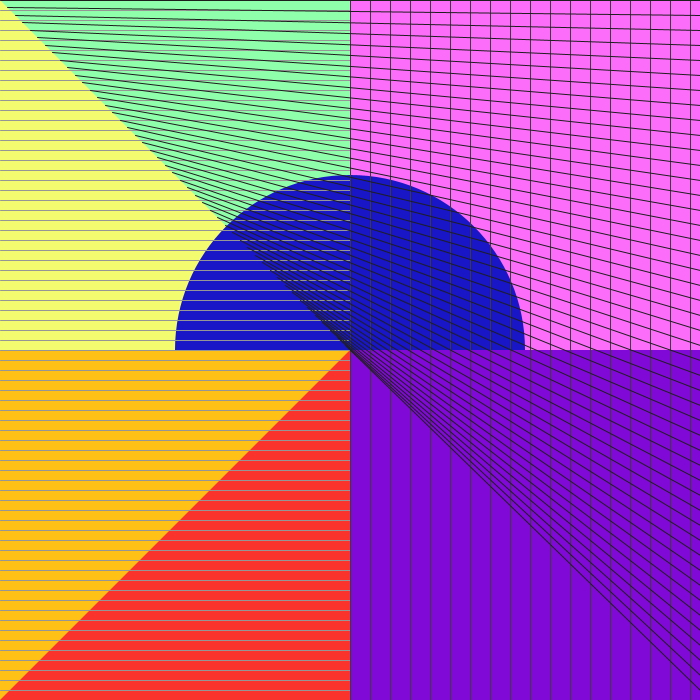
Frame 1 (no input)
Frame 60 (the mouse pressed at the canvas centre just before this capture): identical to frame 1, image omitted
Frame 120 (the mouse held since frame 60 and released just before this capture): identical to frame 1, image omitted

The Processing sketch that drew this single still picture (run headless with seeded random() and noise(); from frame 60 on, the mouse is pressed at the canvas centre):

// Processing sketch: ss3_Colors_and_lines_LaurenBlake
// ── ss3_Colors_and_lines_LaurenBlake.pde
//Colors and Lines by Lauren Blake
//click with the mouse in any of the 4 quadrants and see what shapes appear!
//press the spacebar to reset the drawing :)
void setup(){
size(700,700);
//yellow background
background(242,252,110);
noStroke();
//green triangle on the top
fill(144,255,171);
triangle(0,0,350,0,350,350);
 
//pink square on top
fill(252,110,250);
rect(350,0,700,350);
//blue circle
fill(24,22,198);
ellipse(350,350,350,350);

//red rectangle
fill(250,52,45);
rect(0,350,700,700);

//orange triangle
fill(255,193,21);
triangle(0,700,0,350,350,350);

//purple
fill(129,9,216);
rect(350,350,700,500);

for(int i=0;i<=700;i=i+10){
   stroke(150);
   line(0,i,350,i);
}
   for(int e=350;e<=700;e=e+20){
     stroke(60);
     line(e,0,e,700);
   }
  for(int i=0;i<=700;i=i+15){
   //gray lines
     strokeWeight(1);
   stroke(30);
    line(700,i,i/2,i*.5);
  }
}
void draw(){
 
}

void mouseClicked(){
 if(mouseX>350){
  if(mouseY<350){
   noStroke();
 fill(random(0,200),random(0,200),random(0,200));
  ellipse(mouseX,mouseY,random(50,150),random(50,150));
   }
 }
  if(mouseX<350){
  if(mouseY>350){
  fill(random(0,200),random(0,200),random(0,200));
  noStroke();
    rectMode(CENTER);
    rect(mouseX,mouseY,random(10,110),random(10,110));
  }}
  if(mouseX<350){
  if(mouseY<350){
    stroke(random(100,255));
    strokeWeight(10);
    point(mouseX,mouseY);
  }}
  if(mouseX>350){
  if(mouseY>350){
      strokeWeight(random(2));
  stroke(random(200,255));
  line(350,mouseY,700,mouseY);
   }}

    for(int i=0;i<=700;i=i+10){
      strokeWeight(1);
      stroke(150);
   line(0,i,350,i);
}
   for(int e=350;e<=700;e=e+20){
     strokeWeight(1);
     stroke(60);
     line(e,0,e,700);
   }

     }
void keyPressed(){
 size(700,700);
//yellow background
background(242,252,110);
noStroke();

//green triangle on the top
fill(144,255,171);
triangle(0,0,350,0,350,350);

//pink square on top
fill(252,110,250);
rect(350,0,700,350);

//blue circle
fill(24,22,198);
ellipse(350,350,350,350);

//red rectangle
fill(250,52,45);
rect(0,350,700,700);

//orange triangle
fill(255,193,21);
triangle(0,700,0,350,350,350);

//purple
fill(129,9,216);
rect(350,350,700,500);

for(int i=0;i<=700;i=i+10){
   stroke(150);
   line(0,i,350,i);
}
   for(int e=350;e<=700;e=e+20){
     stroke(60);
     line(e,0,e,700);
   }
  for(int i=0;i<=700;i=i+15){
   //gray lines
     strokeWeight(1);
   stroke(30);
    line(700,i,i/2,i*.5);
  }
}
